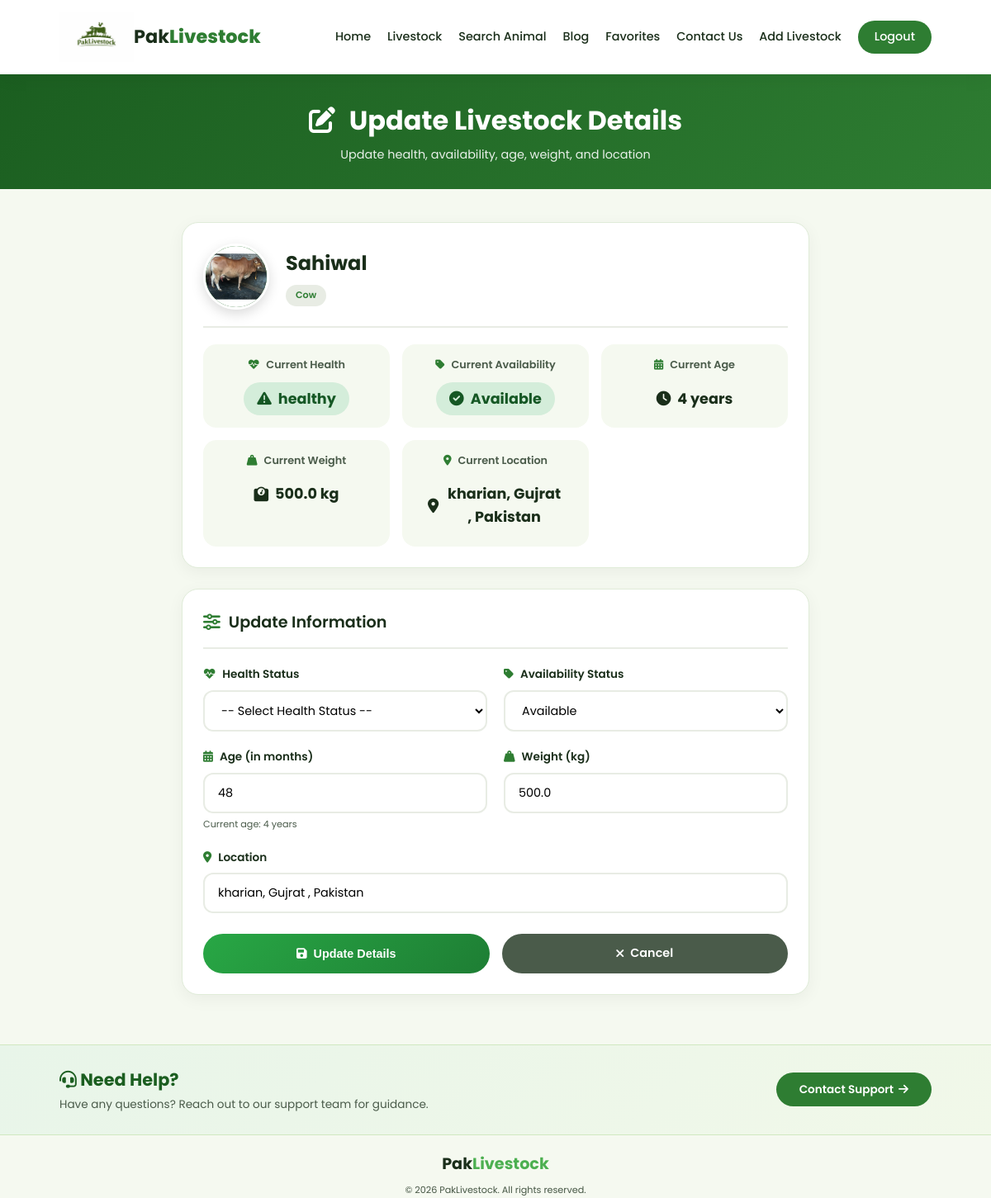
Page /updatestatus/7/ (signed in) on the committed database.
### home/models.py (models this page shows, shortened)
class Livestock(models.Model):
    SPECIES_CHOICES = [
        ('buffalo', 'Buffalo'),
        ('cow', 'Cow'),
        ('goat', 'Goat'),
        ('sheep', 'Sheep'),
        ('ox', 'Ox'),
        ('chicken', 'Chicken'),
        ('home pets', 'Home Pets'),
        ('parrot', 'Parrot'),
        ('dog', 'Dog'),
        ('cat', 'Cat'),
        ('pigeon', 'Pigeon'),
        ('rabbit', 'Rabbit'),
        ('horse', 'Horse'),
    ]
    HEALTH_STATUS_CHOICES = [
        ('Healthy', 'Healthy'),
        ('Good', 'Good'),
        ('Critical', 'Critical'),
    ]
    AVAILABILITY_STATUS_CHOICES = [
        ('available', 'Available'),
        ('sold', 'Sold'),
    ]
    user = models.ForeignKey(settings.AUTH_USER_MODEL, on_delete=models.CASCADE, related_name='livestock')
    species = models.CharField(max_length=20, choices=SPECIES_CHOICES)
    breed = models.CharField(max_length=30)
    image = models.ImageField(upload_to='livestock_images/')
    age = models.PositiveIntegerField(
        blank=True,
        null=True,
        validators=[MinValueValidator(1, message='Value should be positive.')]
    )
    weight = models.FloatField(
        blank=True,
        null=True,
        validators=[MinValueValidator(0.01, message='Value should be positive.')]
    )
    health = models.CharField(max_length=20, choices=HEALTH_STATUS_CHOICES, blank=True, null=True)
    location = models.CharField(max_length=50)
    description = models.TextField(blank=True, null=True)
    price = models.DecimalField(
        max_digits=10,
        decimal_places=2,
        blank=True,
        null=True,
        validators=[MinValueValidator(0.01, message='Price should be positive.')]
    )
    phone = models.CharField(max_length=14, blank=True, null=True)
    owner_name = models.CharField(max_length=50, blank=True, null=True)
    availability_status = models.CharField(max_length=20, default='available')
    created_at = models.DateTimeField(auto_now_add=True)
    updated_at = models.DateTimeField(auto_now=True)
    def get_formatted_age(self):
        if self.age is None:
            return "Age not provided"
        total_months = int(self.age)
        years = total_months // 12
        months = total_months % 12
        if years > 0 and months > 0:
            return f"{years} year{'s' if years != 1 else ''} {months} month{'s' if months != 1 else ''}"
        elif years > 0:
            return f"{years} year{'s' if years != 1 else ''}"
        elif months > 0:
            return f"{months} month{'s' if months != 1 else ''}"
        else:
            return "0 months"

### home/views.py (the view, shortened to what this page needs)
# urls.py: path('updatestatus/<int:pk>/', views.update_livestock_status, name='updatestatus'),
@login_required(login_url='/accounts/login/')
def update_livestock_status(request, pk):
    livestock_obj = get_object_or_404(Livestock, pk=pk)
    if livestock_obj.user != request.user:
        return HttpResponseForbidden('You are not allowed to update this livestock.')
    context = {
        'livestock': livestock_obj,
        'health_choices': Livestock.HEALTH_STATUS_CHOICES,
        'availability_choices': Livestock.AVAILABILITY_STATUS_CHOICES
    }
    return render(request, 'updatestatus.html', context)

### Templates/updatestatus.html (shortened to what this page needs)
{% load static %}
<!DOCTYPE html>
<html lang="en">
<head>
    <link rel="stylesheet" href="https://cdnjs.cloudflare.com/ajax/libs/font-awesome/6.0.0/css/all.min.css">
    <link rel="stylesheet" href="{% static 'updatestatus.css' %}">
</head>
<body>
    <header class="navbar">
        <div class="logo">
            <img src="{% static 'images/logo.jpg' %}" alt="Pakistan Livestock Logo" class="logo-img">
            Pak<span>Livestock</span>
        </div>
        <nav>
            <a href="{% url 'home' %}">Home</a>
            <a href="{% url 'livestock' %}">Livestock</a>
            <a href="{% url 'search_livestock' %}" class="search">Search Animal</a>
            <a href="{% url 'blog' %}">Blog</a>
            {% if user.is_authenticated %}
                <a href="{% url 'favorite_list' %}">Favorites</a>
                <a href="{% url 'contact' %}">Contact Us</a>
                <a href="{% url 'add_livestock' %}">Add Livestock</a>
                <a href="{% url 'logout' %}" class="logout-btn">Logout</a>
            {% else %}
                <a href="{% url 'login' %}" class="login-btn">Login</a>
            {% endif %}
        </nav>
    </header>
    <section class="update-hero">
        <div class="update-hero-content">
            <h1><i class="fas fa-edit"></i> Update Livestock Details</h1>
            <p>Update health, availability, age, weight, and location</p>
        </div>
    </section>
    <div class="update-container">
        <div class="animal-card">
            <div class="animal-header">
                <div class="animal-image">
                    {% if livestock.image %}
                        <img src="{{ livestock.image.url }}" alt="{{ livestock.breed }}">
                    {% else %}
                        <img src="{% static 'images/cow.png' %}" alt="{{ livestock.breed }}">
                    {% endif %}
                </div>
                <div class="animal-title">
                    <h2>{{ livestock.breed }}</h2>
                    <span class="species-badge">{{ livestock.species|title }}</span>
                </div>
            </div>
            <div class="current-status">
                <div class="status-item">
                    <div class="status-label">
                        <i class="fas fa-heartbeat"></i>
                        <span>Current Health</span>
                    </div>
                    <div class="status-value health-{{ livestock.health|lower }}">
                        <i class="fas fa-{% if livestock.health == 'Healthy' %}check-circle{% elif livestock.health == 'Good' %}smile{% else %}exclamation-triangle{% endif %}"></i>
                        {{ livestock.health }}
                    </div>
                </div>
                <div class="status-item">
                    <div class="status-label">
                        <i class="fas fa-tag"></i>
                        <span>Current Availability</span>
                    </div>
                    <div class="status-value availability-{{ livestock.availability_status|lower }}">
                        <i class="fas fa-{% if livestock.availability_status == 'available' %}check-circle{% else %}times-circle{% endif %}"></i>
                        {{ livestock.availability_status|title }}
                    </div>
                </div>
                <div class="status-item">
                    <div class="status-label">
                        <i class="fas fa-calendar-alt"></i>
                        <span>Current Age</span>
                    </div>
                    <div class="status-value">
                        <i class="fas fa-clock"></i>
                        {{ livestock.get_formatted_age }}
                    </div>
                </div>
                <div class="status-item">
                    <div class="status-label">
                        <i class="fas fa-weight-hanging"></i>
                        <span>Current Weight</span>
                    </div>
                    <div class="status-value">
                        <i class="fas fa-weight"></i>
                        {{ livestock.weight }} kg
                    </div>
                </div>
                <div class="status-item">
                    <div class="status-label">
                        <i class="fas fa-map-marker-alt"></i>
                        <span>Current Location</span>
                    </div>
                    <div class="status-value">
                        <i class="fas fa-location-dot"></i>
                        {{ livestock.location }}
                    </div>
                </div>
            </div>
        </div>
        <div class="update-card">
            <div class="update-header">
                <i class="fas fa-sliders-h"></i>
                <h3>Update Information</h3>
            </div>
            <form method="post" class="update-form">
                <div class="form-row">
                    <div class="form-group">
                        <label for="health_status">
                            <i class="fas fa-heartbeat"></i> Health Status
                        </label>
                        <select name="health_status" id="health_status" class="form-select">
                            <option value="">-- Select Health Status --</option>
                        </select>
                    </div>
                    <div class="form-group">
                        <label for="availability_status">
                            <i class="fas fa-tag"></i> Availability Status
                        </label>
                        <select name="availability_status" id="availability_status" class="form-select">
                            {% for value, label in livestock.AVAILABILITY_STATUS_CHOICES %}
                                <option value="{{ value }}" {% if livestock.availability_status == value %}selected{% endif %}>
                                    {{ label }}
                                </option>
                            {% endfor %}
                        </select>
                    </div>
                </div>
                <div class="form-row">
                    <div class="form-group">
                        <label for="age">
                            <i class="fas fa-calendar-alt"></i> Age (in months)
                        </label>
                        <input type="number" name="age" id="age" class="form-input" value="{{ livestock.age }}" placeholder="Enter age in months" min="0">
                        <small class="help-text">Current age: {{ livestock.get_formatted_age }}</small>
                    </div>
                    <div class="form-group">
                        <label for="weight">
                            <i class="fas fa-weight-hanging"></i> Weight (kg)
                        </label>
                        <input type="number" step="0.1" name="weight" id="weight" class="form-input" value="{{ livestock.weight }}" placeholder="Enter weight in kg">
                    </div>
                </div>
                <div class="form-group">
                    <label for="location">
                        <i class="fas fa-map-marker-alt"></i> Location
                    </label>
                    <input type="text" name="location" id="location" class="form-input" value="{{ livestock.location }}" placeholder="Enter location">
                </div>
                <div class="button-group">
                    <button type="submit" class="btn-update">
                        <i class="fas fa-save"></i> Update Details
                    </button>
                    <a href="{% url 'viewdetails' livestock.id %}" class="btn-cancel">
                        <i class="fas fa-times"></i> Cancel
                    </a>
                </div>
            </form>
        </div>
    </div>
    <div class="contact-bar">
        <div class="contact-bar-content">
            <div class="contact-text">
                <h3><i class="fas fa-headset"></i> Need Help?</h3>
                <p>Have any questions? Reach out to our support team for guidance.</p>
            </div>
            <a href="{% url 'contact' %}" class="contact-bar-btn">
                Contact Support <i class="fas fa-arrow-right"></i>
            </a>
        </div>
    </div>
<footer class="contact-footer">
    <div class="footer-content">
        <div class="footer-logo">
            Pak<span>Livestock</span>
        </div>
        <p class="copyright">&copy; 2026 PakLivestock. All rights reserved.</p>
    </div>
</footer>
</body>
</html>

### rows in the picture
Livestock: image (picture), breed "Sahiwal", species "Cow", health "healthy", availability_status "Available", get_formatted_age "4 years", weight "500.0", location "kharian, Gujrat , Pakistan", age "48"
